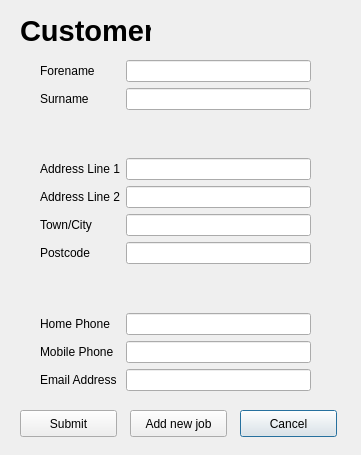
<?xml version="1.0" encoding="UTF-8"?>
<ui version="4.0">
 <class>CustomerNew</class>
 <widget class="QDialog" name="CustomerNew">
  <property name="geometry">
   <rect>
    <x>0</x>
    <y>0</y>
    <width>361</width>
    <height>455</height>
   </rect>
  </property>
  <property name="windowTitle">
   <string>Dialog</string>
  </property>
  <widget class="QWidget" name="formLayoutWidget">
   <property name="geometry">
    <rect>
     <x>40</x>
     <y>60</y>
     <width>271</width>
     <height>331</height>
    </rect>
   </property>
   <layout class="QFormLayout" name="formLayout">
    <property name="fieldGrowthPolicy">
     <enum>QFormLayout::AllNonFixedFieldsGrow</enum>
    </property>
    <item row="0" column="0">
     <widget class="QLabel" name="label_forename">
      <property name="text">
       <string>Forename</string>
      </property>
     </widget>
    </item>
    <item row="1" column="0">
     <widget class="QLabel" name="label_surname">
      <property name="text">
       <string>Surname</string>
      </property>
     </widget>
    </item>
    <item row="2" column="0">
     <spacer name="verticalSpacer">
      <property name="orientation">
       <enum>Qt::Vertical</enum>
      </property>
      <property name="sizeHint" stdset="0">
       <size>
        <width>20</width>
        <height>40</height>
       </size>
      </property>
     </spacer>
    </item>
    <item row="2" column="1">
     <spacer name="verticalSpacer_2">
      <property name="orientation">
       <enum>Qt::Vertical</enum>
      </property>
      <property name="sizeHint" stdset="0">
       <size>
        <width>20</width>
        <height>40</height>
       </size>
      </property>
     </spacer>
    </item>
    <item row="3" column="0">
     <widget class="QLabel" name="label_addressLine1">
      <property name="text">
       <string>Address Line 1</string>
      </property>
     </widget>
    </item>
    <item row="4" column="0">
     <widget class="QLabel" name="label_addressLine2">
      <property name="text">
       <string>Address Line 2</string>
      </property>
     </widget>
    </item>
    <item row="5" column="0">
     <widget class="QLabel" name="label_town">
      <property name="text">
       <string>Town/City</string>
      </property>
     </widget>
    </item>
    <item row="6" column="0">
     <widget class="QLabel" name="label_postcode">
      <property name="text">
       <string>Postcode</string>
      </property>
     </widget>
    </item>
    <item row="7" column="0">
     <spacer name="verticalSpacer_3">
      <property name="orientation">
       <enum>Qt::Vertical</enum>
      </property>
      <property name="sizeHint" stdset="0">
       <size>
        <width>20</width>
        <height>40</height>
       </size>
      </property>
     </spacer>
    </item>
    <item row="7" column="1">
     <spacer name="verticalSpacer_4">
      <property name="orientation">
       <enum>Qt::Vertical</enum>
      </property>
      <property name="sizeHint" stdset="0">
       <size>
        <width>20</width>
        <height>40</height>
       </size>
      </property>
     </spacer>
    </item>
    <item row="8" column="0">
     <widget class="QLabel" name="label_homePhone">
      <property name="text">
       <string>Home Phone</string>
      </property>
     </widget>
    </item>
    <item row="9" column="0">
     <widget class="QLabel" name="label_mobilePhone">
      <property name="text">
       <string>Mobile Phone</string>
      </property>
     </widget>
    </item>
    <item row="10" column="0">
     <widget class="QLabel" name="label_emailAddress">
      <property name="text">
       <string>Email Address</string>
      </property>
     </widget>
    </item>
    <item row="0" column="1">
     <widget class="QLineEdit" name="lineEdit_forename"/>
    </item>
    <item row="1" column="1">
     <widget class="QLineEdit" name="lineEdit_surname"/>
    </item>
    <item row="3" column="1">
     <widget class="QLineEdit" name="lineEdit_addressLine1"/>
    </item>
    <item row="4" column="1">
     <widget class="QLineEdit" name="lineEdit_addressLine2"/>
    </item>
    <item row="5" column="1">
     <widget class="QLineEdit" name="lineEdit_town"/>
    </item>
    <item row="6" column="1">
     <widget class="QLineEdit" name="lineEdit_postcode"/>
    </item>
    <item row="8" column="1">
     <widget class="QLineEdit" name="lineEdit_homePhone"/>
    </item>
    <item row="9" column="1">
     <widget class="QLineEdit" name="lineEdit_mobilePhone"/>
    </item>
    <item row="10" column="1">
     <widget class="QLineEdit" name="lineEdit_emailAddress"/>
    </item>
   </layout>
  </widget>
  <widget class="QPushButton" name="pushButton_cancel">
   <property name="geometry">
    <rect>
     <x>240</x>
     <y>410</y>
     <width>97</width>
     <height>27</height>
    </rect>
   </property>
   <property name="text">
    <string>Cancel</string>
   </property>
  </widget>
  <widget class="QPushButton" name="pushButton_submit">
   <property name="geometry">
    <rect>
     <x>20</x>
     <y>410</y>
     <width>97</width>
     <height>27</height>
    </rect>
   </property>
   <property name="text">
    <string>Submit</string>
   </property>
  </widget>
  <widget class="QPushButton" name="pushButton_newJob">
   <property name="geometry">
    <rect>
     <x>130</x>
     <y>410</y>
     <width>97</width>
     <height>27</height>
    </rect>
   </property>
   <property name="text">
    <string>Add new job</string>
   </property>
  </widget>
  <widget class="QLabel" name="label_customer">
   <property name="geometry">
    <rect>
     <x>20</x>
     <y>20</y>
     <width>131</width>
     <height>21</height>
    </rect>
   </property>
   <property name="font">
    <font>
     <pointsize>22</pointsize>
     <weight>75</weight>
     <bold>true</bold>
    </font>
   </property>
   <property name="text">
    <string>Customer</string>
   </property>
  </widget>
 </widget>
 <resources/>
 <connections/>
</ui>
